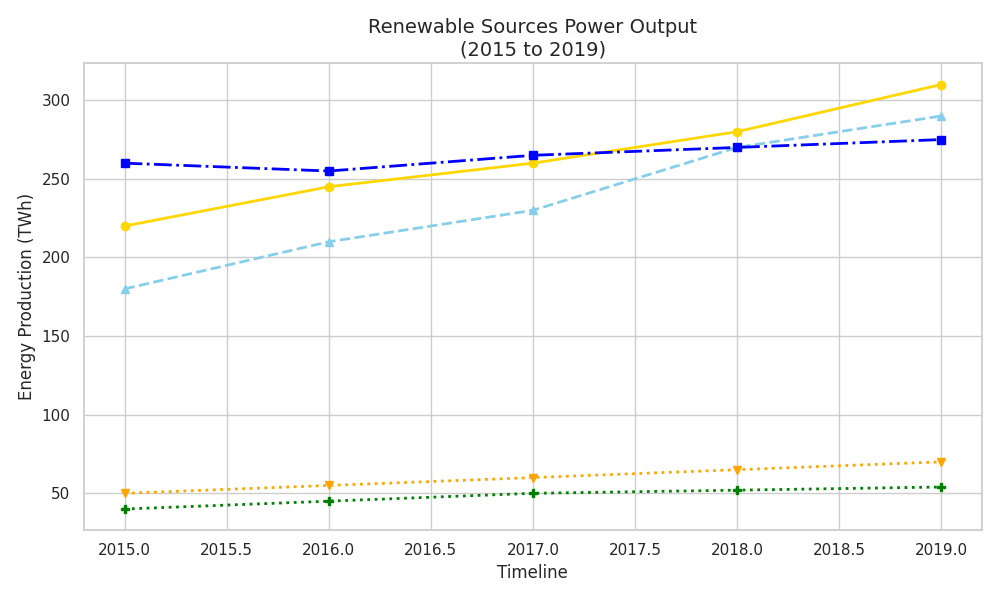

Source code (Python):
import matplotlib.pyplot as plt
import numpy as np

years = np.array([2015, 2016, 2017, 2018, 2019])
solar_output = np.array([220, 245, 260, 280, 310])
wind_output = np.array([180, 210, 230, 270, 290])
hydro_output = np.array([260, 255, 265, 270, 275])
geothermal_output = np.array([50, 55, 60, 65, 70])
biomass_output = np.array([40, 45, 50, 52, 54])

fig, ax = plt.subplots(figsize=(10, 6))

ax.plot(years, solar_output, color='gold', marker='o', linewidth=2, linestyle='-')
ax.plot(years, wind_output, color='skyblue', marker='^', linewidth=2, linestyle='--')
ax.plot(years, hydro_output, color='blue', marker='s', linewidth=2, linestyle='-.')
ax.plot(years, geothermal_output, color='orange', marker='v', linewidth=2, linestyle=':')
ax.plot(years, biomass_output, color='green', marker='P', linewidth=2, linestyle=':')

# Randomly altered textual elements
ax.set_xlabel('Timeline', fontsize=12)
ax.set_ylabel('Energy Production (TWh)', fontsize=12)
ax.set_title('Renewable Sources Power Output\n(2015 to 2019)', fontsize=14)

plt.tight_layout()
plt.show()
